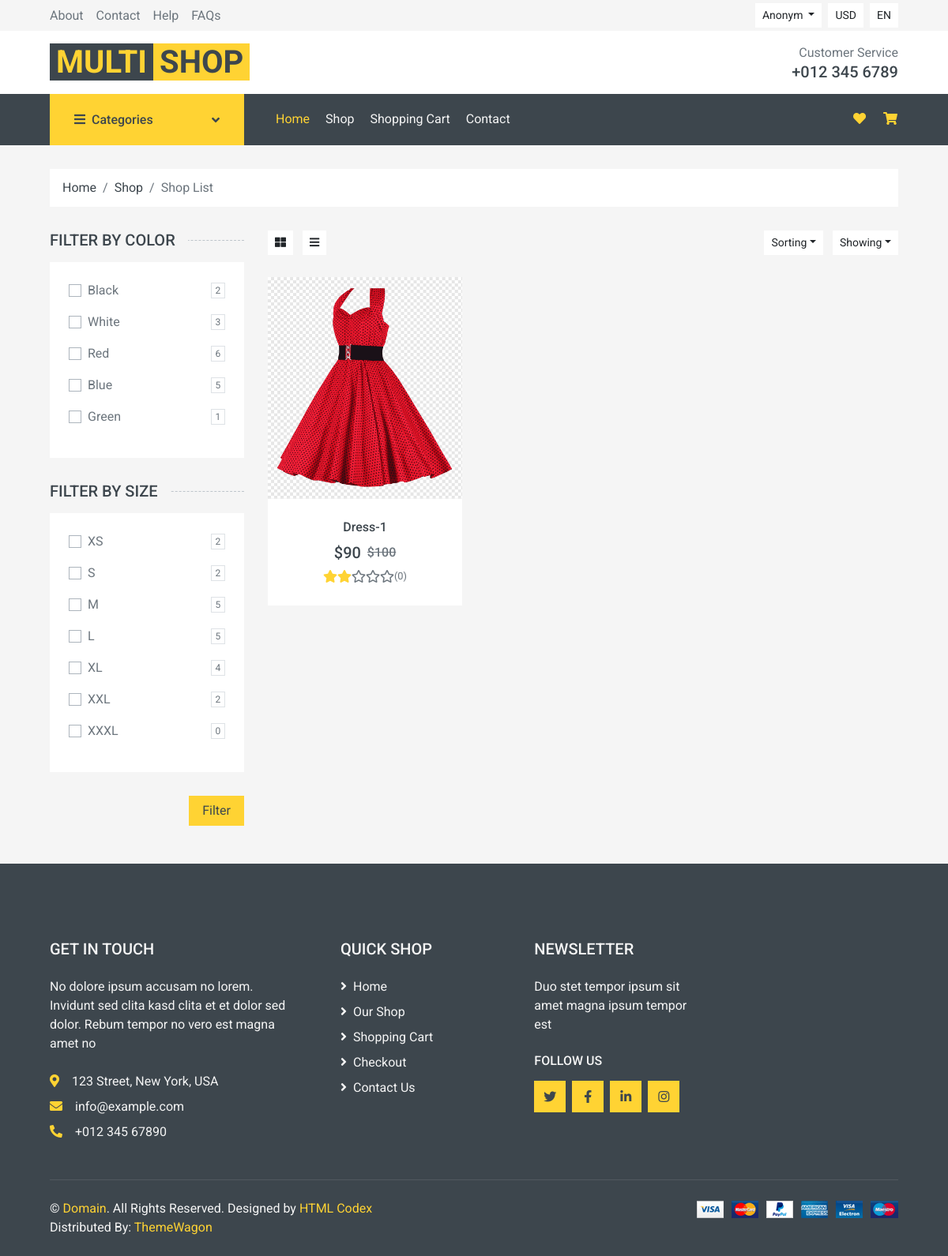
/sort_by_category/1, run on the app's committed database.
### main_app/models.py (models this page shows, shortened)
class Color(models.Model):
    name = models.CharField(max_length=50)
    slug = models.SlugField(max_length=50, unique=True)

class Size(models.Model):
    name = models.CharField(max_length=50)
    slug = models.SlugField(max_length=50, unique=True)

class Product(models.Model):
    name = models.CharField(max_length=150)
    slug = models.SlugField(max_length=150, unique=True)
    img = models.ImageField()
    count = models.PositiveIntegerField(default=0)
    price = models.PositiveIntegerField(default=0)
    view = models.PositiveIntegerField(default=0)
    description = models.TextField()
    added_date = models.DateField(auto_now_add=True)
    size = models.ManyToManyField(Size, related_name='sizes')
    color = models.ManyToManyField(Color, related_name='colors')
    category = models.ForeignKey(
        Category, on_delete=models.PROTECT, related_name='categories')
    discount = models.PositiveIntegerField("Discount %", default=0)
    @property
    def average_rating(self):
        rating = self.rating.all().aggregate(Avg('value'))['value__avg']
        if rating:
            return str(rating)
        else:
            return 0
    def get_discount_price(self):
        price = self.price
        if self.discount:
            discount = (self.price / 100) * self.discount
            price = price - discount
        else:
            price = self.price
        return int(round(price, 0))
    class Meta:
        ordering = ["-id"]

### main_app/views.py (the view)
# urls.py: path('sort_by_category/<int:id>', views.sort_by_category, name="sort_by_category"),
def sort_by_category(request, id):
    cat = Category.objects.get(id=id)
    p = Product.objects.filter(category=cat)
    data = {
        'all_products': p,
    }
    return render(request, 'sort_products.html', context=data)

### main_app/context_cat.py (called while the page is built)
def main_context(request):
    all_categories = Category.objects.all()
    all_colors = Color.objects.all()
    all_sizes = Size.objects.all()
    data = {
        'all_categories': all_categories,
        'all_colors': all_colors,
        'all_sizes': all_sizes,
    }
    return data

### templates/sort_products.html (shortened to what this page needs)
{% extends "base.html" %}
{% load static %}
{% block content %}
<div class="container-fluid">
    <div class="row px-xl-5">
        <div class="col-12">
            <nav class="breadcrumb bg-light mb-30">
                <a class="breadcrumb-item text-dark" href="#">Home</a>
                <a class="breadcrumb-item text-dark" href="#">Shop</a>
                <span class="breadcrumb-item active">Shop List</span>
            </nav>
        </div>
    </div>
</div>
<div class="container-fluid">
    <div class="row px-xl-5">
        <div class="col-lg-3 col-md-4">
            <h5 class="section-title position-relative text-uppercase mb-3"><span class="bg-secondary pr-3">Filter by
                    color</span></h5>
            <div class="bg-light p-4 mb-30">
                <form>
                    {% for color in all_colors %}
                    <div class="custom-control custom-checkbox d-flex align-items-center justify-content-between mb-3">
                        <label class="custom-control-label" for="co{{color.id}}">{{color.name}}</label>
                        <span class="badge border font-weight-normal">{{color.colors.count}}</span>
                    </div>
                    {% endfor %}
                </form>
            </div>
            <h5 class="section-title position-relative text-uppercase mb-3"><span class="bg-secondary pr-3">Filter by
                    size</span></h5>
            <div class="bg-light p-4 mb-30">
                <form>
                    {% for size in all_sizes %}
                    <div class="custom-control custom-checkbox d-flex align-items-center justify-content-between mb-3">
                        <label class="custom-control-label" for="s{{size.id}}">{{size.name}}</label>
                        <span class="badge border font-weight-normal">{{size.sizes.count}}</span>
                    </div>
                    {% endfor %}
                </form>
            </div>
            <a class="form-group mb-0 d-flex justify-content-end" id="filter" onclick="key_word()">
                <input type="submit" value="Filter" class="btn btn-primary px-3">
            </a>
        </div>
        <div class="col-lg-9 col-md-8">
            <div class="row pb-3">
                <div class="col-12 pb-1">
                    <div class="d-flex align-items-center justify-content-between mb-4">
                        <div>
                            <button class="btn btn-sm btn-light"><i class="fa fa-th-large"></i></button>
                            <button class="btn btn-sm btn-light ml-2"><i class="fa fa-bars"></i></button>
                        </div>
                        <div class="ml-2">
                            <div class="btn-group">
                                <button type="button" class="btn btn-sm btn-light dropdown-toggle"
                                    data-toggle="dropdown">Sorting</button>
                            </div>
                            <div class="btn-group ml-2">
                                <button type="button" class="btn btn-sm btn-light dropdown-toggle"
                                    data-toggle="dropdown">Showing</button>
                            </div>
                        </div>
                    </div>
                </div>
                {% for item in all_products %}
                <div class="col-lg-4 col-md-6 col-sm-6 pb-1">
                    <div class="product-item bg-light mb-4">
                        <div class="product-img position-relative overflow-hidden">
                            <img class="img-fluid w-100" src="{{item.img.url}}" alt="" height="500">
                            <div class="product-action">
                            </div>
                        </div>
                        <div class="text-center py-4">
                            <a class="h6 text-decoration-none text-truncate"
                                href="{% url 'main_app:detail' item.id %}">{{item.name|title}}</a>
                            <div class="d-flex align-items-center justify-content-center mt-2">
                                <h5>${{item.get_discount_price}}</h5>
                                <h6 class="text-muted ml-2"><del>${{item.price}}</del></h6>
                            </div>
                            <div class="d-flex align-items-center justify-content-center mb-1">
                                {% for i in '12345'|make_list %}
                                {% if i < item.average_rating %} <i class="fas fa-star text-primary"></i>
                                    {% else %}
                                    <i class="far fa-star"></i>
                                    {% endif %}
                                    {% endfor %}
                                    <small>({{item.view}})</small>
                            </div>
                        </div>
                    </div>
                </div>
                {% endfor %}
            </div>
        </div>
    </div>
</div>
{% endblock content %}

### data on the page
Color: name "Black", colors.count "2"
Color: name "White", colors.count "3"
Color: name "Red", colors.count "6"
Color: name "Blue", colors.count "5"
Color: name "Green", colors.count "1"
Size: name "XS", sizes.count "2"
Size: name "S", sizes.count "2"
Size: name "M", sizes.count "5"
Size: name "L", sizes.count "5"
Size: name "XL", sizes.count "4"
Size: name "XXL", sizes.count "2"
Size: name "XXXL", sizes.count "0"
Product: img (picture), name "Dress-1", get_discount_price "90", price "100", view "0"
